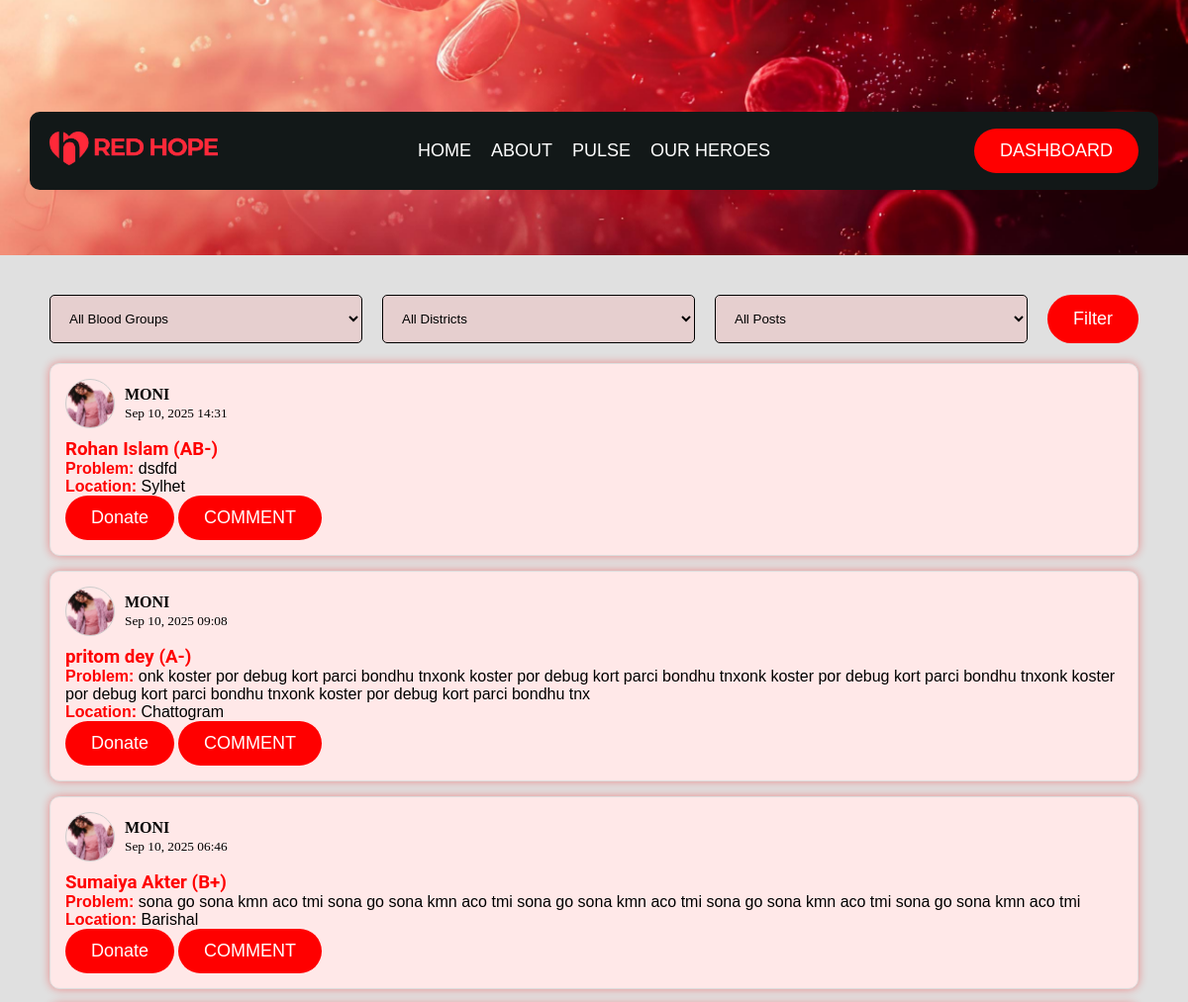
The app's page /pluse/ (signed in, upper part), older data.
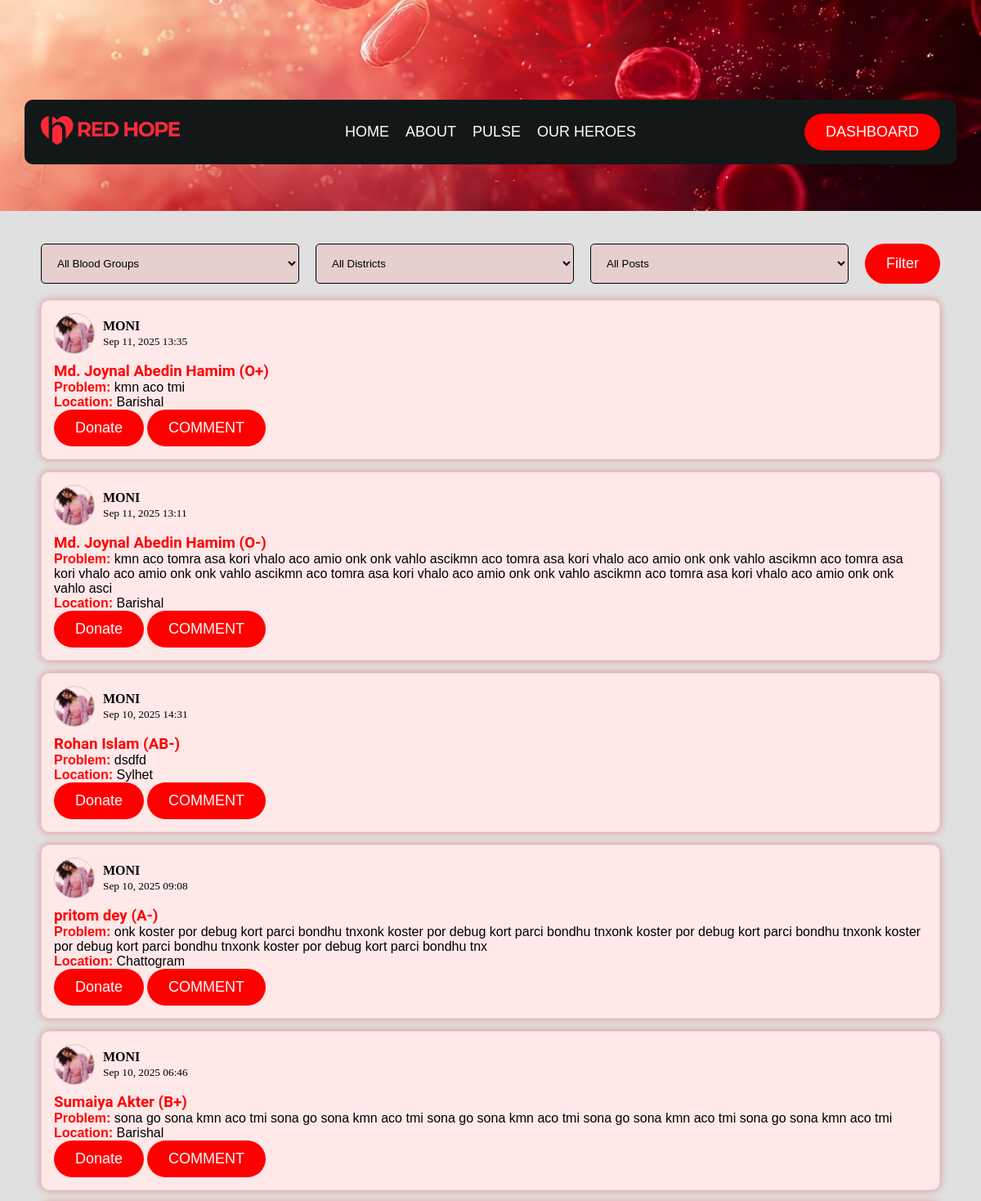
The same page, newer data.
### donor/models.py (models this page shows, shortened)
class RequestPost(models.Model):
    BANGLADESH_DISTRICTS = [
        ('Dhaka', 'Dhaka'), ('Chattogram', 'Chattogram'),
        ('Rajshahi', 'Rajshahi'), ('Khulna', 'Khulna'),
        ('Barishal', 'Barishal'), ('Sylhet', 'Sylhet'),
        ('Rangpur', 'Rangpur'), ('Mymensingh', 'Mymensingh'),
    ]
    POST_TYPE_CHOICES = [
        ('receiver', 'Receiver'),
        ('donor', 'Donor'),
        ('donated', 'Donated'),
    ]
    user = models.ForeignKey(User, on_delete=models.CASCADE)
    name = models.CharField(max_length=200)
    problem = models.TextField()
    blood_group = models.CharField(max_length=5)
    location = models.CharField(max_length=50, choices=BANGLADESH_DISTRICTS)
    post_type = models.CharField(max_length=10, choices=POST_TYPE_CHOICES, default='receiver')
    created_at = models.DateTimeField(auto_now_add=True)

class Profile(models.Model):
    BLOOD_GROUP_CHOICES = [
        ('A+', 'A+'), ('A-', 'A-'),
        ('B+', 'B+'), ('B-', 'B-'),
        ('O+', 'O+'), ('O-', 'O-'),
        ('AB+', 'AB+'), ('AB-', 'AB-')
    ]
    ROLE_CHOICES = [
        ('donor', 'Donor'),
        ('receiver', 'Receiver')
    ]
    user = models.OneToOneField(User, on_delete=models.CASCADE)
    blood_group = models.CharField(max_length=3, choices=BLOOD_GROUP_CHOICES)
    role = models.CharField(max_length=10, choices=ROLE_CHOICES)
    profile_pic = models.ImageField(upload_to="profile_pics/", default="default.jpg")
    last_donation_date = models.DateField(null=True, blank=True)  # <-- Added field

### donor/views.py (the view)
# urls.py: path('pluse/', views.pluse, name="pluse"),
@login_required(login_url="login")
def pluse(request):
    posts = RequestPost.objects.all().order_by("-created_at")
    blood_group = request.GET.get("blood_group")
    location = request.GET.get("location")
    post_type = request.GET.get("post_type")
    if blood_group and blood_group != "all":
        posts = posts.filter(blood_group=blood_group)
    if location and location != "all":
        posts = posts.filter(location=location)
    if post_type and post_type != "all":
        posts = posts.filter(post_type=post_type)
    user_requests = []
    if request.user.is_authenticated:
        user_requests = DonationRequest.objects.filter(
            donor=request.user
        ).values_list("post_id", flat=True)
    context = {
        "posts": posts,
        "user_requests": user_requests,
    }
    return render(request, "donor/pluse.html", context)

### donor/templates/donor/pluse.html (shortened to what this page needs)
{% extends 'donor/base.html' %}
{% block main %}
<div style="text-transform: uppercase;color: red;" class="pluse_banner">
  <h1 >Blood Requests</h1>
</div>
<div class="posts">
<form method="get" style="margin-bottom:20px; display:flex; gap:10px; flex-wrap:wrap;">
  <div class="select">
    <select name="blood_group" style="border: black 1px solid;  color: black;">
      <option style="color: #fff;" value="all" {% if request.GET.blood_group == "all" or not request.GET.blood_group %}selected{% endif %}>All Blood Groups</option>
    </select>
    <select name="location" style="border: black 1px solid;  color: black;">
      <option style="color: #fff;" value="all" {% if request.GET.location == "all" or not request.GET.location %}selected{% endif %}>All Districts</option>
    </select>
    <select name="post_type" style="border: black 1px solid; color: black;">
      <option style="color: #fff;" value="all" {% if request.GET.post_type == "all" or not request.GET.post_type %}selected{% endif %}>All Posts</option>
    </select>
    <button type="submit" class="btn">Filter</button>
  </div>
</form>
  {% for post in posts %}
    <div class="post" id="post-{{ post.id }}" style="border:1px solid #ddd; padding:15px; margin-bottom:15px; border-radius:10px;">
      <div style="display:flex; align-items:center; gap:10px; margin-bottom:10px;">
        <img src="{{ post.user.profile.profile_pic.url }}"
             alt="{{ post.user.username }}"
             style="width:50px; height:50px; border-radius:50%; object-fit:cover; border:1px solid #ccc;">
        <div>
          <strong style="text-transform: uppercase;">{{ post.user.username }}</strong><br>
          <small>{{ post.created_at|date:"M d, Y H:i" }}</small>
        </div>
      </div>
      <h3 style="color: red;">{{ post.name }} ({{ post.blood_group }})</h3>
      <p><strong style="color: red;">Problem:</strong> {{ post.problem }}</p>
      <p><strong style="color: red;">Location:</strong> {{ post.location }}</p>
 <div class="btn_com">
{% if post.post_type == "donated" %}
    <button class="btn" style="background: gray;">Donated ✅</button>
{% elif user.is_authenticated and post.id in user_requests %}
    <button class="btn" style="background: orange;">Already Sent ✅</button>
{% else %}
    <a href="{% url 'donate_now' post.id %}">
        <button class="btn">Donate</button>
    </a>
{% endif %}
          <button class="btn toggle-comments" data-post-id="{{ post.id }}">COMMENT</button>
      </div>
    </div>
  {% empty %}
    <p style="text-align: center; text-transform: uppercase; color: red;">No requests yet.</p>
  {% endfor %}
</div>
{% endblock main %}

### donor/templates/donor/base.html (shortened to what this page needs)
{% load static %}
<!DOCTYPE html>
<html lang="en">
<head>
    <link rel="stylesheet" href="https://unpkg.com/leaflet/dist/leaflet.css" />
    <link href="https://cdn.jsdelivr.net/npm/remixicon@4.5.0/fonts/remixicon.css" rel="stylesheet" />
    <link rel="stylesheet" href="https://cdn.jsdelivr.net/npm/locomotive-scroll@4.1.4/dist/locomotive-scroll.min.css">
    <link rel="stylesheet" href="{% static 'css/style.css' %}">
</head>
<body>
    <header>
        <nav class="navbar">
            <div class="logo">
                <a href="{% url 'home' %}">
                    <img src="{% static 'img/logo.webp' %}" alt="Red Hope Logo">
                </a>
            </div>
            <div class="links">
                <a href="{% url 'home' %}">HOME</a>
                <a href="{% url 'about'%}">ABOUT</a>
                <a href="{% url 'pluse' %}">PULSE</a>
                <a href="{% url 'heroes'%}">OUR HEROES</a>
            </div>
            <div class="button">
                {% if user.is_authenticated and user.profile %}
                    {% if request.resolver_match.url_name == user.profile.role|add:"_dashboard" %}
                        <form action="{% url 'logout' %}" method="post">
                            {% csrf_token %}
                            <button type="submit" class="btn">LOG OUT</button>
                        </form>
                    {% else %}
                        <a href="{% url user.profile.role|add:'_dashboard' %}">
                            <button class="btn">DASHBOARD</button>
                        </a>
                    {% endif %}
                {% else %}
                    <a href="{% url 'login' %}">
                        <button class="btn">LOG IN</button>
                    </a>
                {% endif %}
            </div>
        </nav>
    </header>
    <div class="main">
        {% block main %}{% endblock main %}
    </div>
</body>
</html>

### donor/static/css/style.css (style rules this page uses)
* { margin: 0; padding: 0; box-sizing: border-box; }
html, body { width: 100%; height: 100%; background-color: #e0e0e0; }
h1, h2, h3 { font-family: 'Roboto', sans-serif; }
p { font-family: 'Poppins', sans-serif; }
a { text-decoration: none; }
.btn { background-color: red; color: #fff; padding: 12px 26px; border: none; border-radius: 30px; font-size: 18px; cursor: pointer; transition: all 0.3s ease; }
header { background-color: rgb(18, 24, 24); width: 95%; max-width: 1350px; padding: 5px 0; position: fixed; top: 2%; left: 50%; transform: translateX(-50%); z-index: 10; border-radius: 10px; transition: background 0.3s ease; }
nav { display: flex; align-items: center; justify-content: space-between; padding: 12px 20px; margin: 0 auto; }
.logo { width: 20%; }
.logo img { width: 170px; }
.links { display: flex; gap: 20px; }
.links a { font-family: 'Poppins', sans-serif; color: #fff; font-size: 18px; position: relative; transition: all 0.3s ease; }
.button { display: flex; align-items: center; justify-content: flex-end; width: 20%; }
.select { display: flex; gap: 20px; width: 100%; }
.select select { width: 50%; border: #fff solid 1px; color: #fff; padding: 15px; background: #ff83832f; border-radius: 5px; }
.select select option { background-color: #7f0000; }
.pluse_banner { width: 100%; padding: 100px 0; background: url('../img/login.jpg'); background-position: center; background-repeat: no-repeat; background-size: cover; }
.pluse_banner h1 { text-align: center; margin-top: 20px; color: #fff; text-transform: uppercase; }
.posts { max-width: 1100px; margin: 0 auto; padding: 40px 0; }
.post { background-color: #ffe8e8; width: 100%; border: 1px solid #ff2b2b; box-shadow: 0 0px 10px rgba(255, 0, 0, 0.384); }

Row changes from the older to the newer data that the page shows:
added RequestPost: user.profile.profile_pic (picture), user.username "MONI", created_at "Sep 11, 2025 13:35", name "Md. Joynal Abedin Hamim", blood_group "O+", problem "kmn aco tmi", location "Barishal", post_type "Donate"
added RequestPost: user.profile.profile_pic (picture), user.username "MONI", created_at "Sep 11, 2025 13:11", name "Md. Joynal Abedin Hamim", blood_group "O-", problem "kmn aco tomra asa kori vhalo aco amio onk onk vahlo ascikmn aco tomra asa kori vhalo aco amio onk onk vahlo ascikmn aco tomra asa kori vhalo aco amio onk onk vahlo ascikmn aco tomra asa kori vhalo aco amio onk onk vahlo ascikmn aco tomra asa kori vhalo aco amio onk onk vahlo asci", location "Barishal", post_type "Donate"
